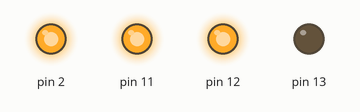
The sketch below on a simulated Arduino Uno, built with avr-gcc and run on an emulated ATmega328P. Parts: output pins drawn as LEDs (lit = HIGH).

Above: at 0.1 s.
Timing chart, 0 to 1.6 s (numbered marks = the images above):
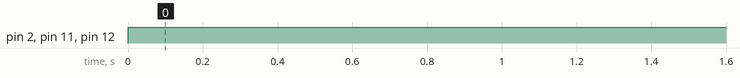

The sketch:

ledcubu.ino
```cpp
void setup() {
  pinMode(2, OUTPUT);
  pinMode(13, OUTPUT);
  pinMode(12, OUTPUT);
  pinMode(11, OUTPUT);

}

void loop() {
  digitalWrite(2, HIGH);
  digitalWrite(13, LOW);
  digitalWrite(12, HIGH);
  digitalWrite(11, HIGH);

}
```

Measured:
- by itself, pin 2, pin 11, pin 12: LOW → HIGH at 0.00 s
